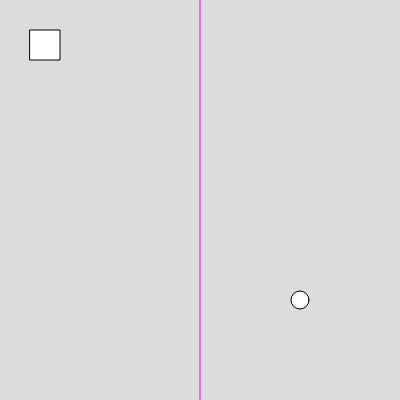
Frame 1 (no input)
Frame 60 (no input): identical to frame 1, image omitted
Frame 120 (the mouse pressed at the canvas centre since frame 60): identical to frame 1, image omitted

The p5.js sketch that drew this single still picture (run headless with seeded random() and noise() and a simulated clock; from frame 60 on, the mouse is pressed at the canvas centre):

// p5.js sketch
// ── sketch.js
let RectX = 30;
let RectY = 30;
let RectR = 30;

let CirkX = 300;
let CirkY = 300;
let CirkR = 18;

let CanvX = 400;
let CanvY = 400;

let bullet = [];

function setup() {
    createCanvas(CanvX, CanvY);
}

function draw() {
  
  function Bullet(PX,PY){
    this.speed = 1.5;
    //PX = player position x
    this.x = PX+30;
    //PY = player position y
    this.y = PY+15;
    this.r = 5;
    
    this.show = function(){
      circle(this.x,this.y,this.r);
    }
    
    this.shoot = function() {
      this.x += this.speed
    }
    this.onScreen = function() {
      return this.x > -this.r && this.x < width+this.r &&
              this.y > -this.r && this.y < height+this.r;
  }
 }

    function rectMove() {
        if (keyIsDown(87)) {
            RectY -= 5;
        }
        if (keyIsDown(68)) {
            RectX += 5;
        }
        if (keyIsDown(83)) {
            RectY += 5;
        }
        if (keyIsDown(65)) {
            RectX -= 5;
        }
    }

    function cirkMove() {
        if (keyIsDown(LEFT_ARROW)) {
            CirkX -= 5;
        }
        if (keyIsDown(RIGHT_ARROW)) {
            CirkX += 5;
        }
        if (keyIsDown(UP_ARROW)) {
            CirkY -= 5;
        }
        if (keyIsDown(DOWN_ARROW)) {
            CirkY += 5;
        }
    }
    function borders(){
        //Stops the rectangle from passing the line
        if(CirkX === 215){
          CirkX += 5;
        }  
        //Stops the rectangle from passing the line
        if(RectX == 175){
          RectX -= 5;
        }
      
        //Stopa skiten från att springa från skärmen
       if(RectX === width-width-5){
           RectX += 5;
       }
       if(CirkX === width-10){
         CirkX -= 5;
       }
      if(RectY === height-height-5){
         RectY += 5;
      }
      if(RectY === height-25){
        RectY -= 5;
      }
      if(CirkY === height-height+10){
        CirkY +=5;
      }
      if(CirkY === height-15){
        CirkY -=5;
      }
    }
  
    
    rectMove();
    cirkMove();
    borders();
    clear();
    background(220);
    stroke(255,0,255);
    line(200, 0, 200, 400);
    stroke(0);
    rect(RectX, RectY, 30, 30 );
    stroke(0);
    circle(CirkX, CirkY, CirkR);
  
  // Rectangle shoots
  //Sätt in detta i en function för more moistness? hitt>> 
    if (keyIsPressed === true && key == 'v'){
      keyIsPressed = false;
      bullet.push(new Bullet(RectX,RectY));
    }
    let keepbullets = []
    for(let i = 0;i < bullet.length;i++){
      bullet[i].shoot();
      if(bullet[i].onScreen()) {
        keepbullets.push(bullet[i]);
        bullet[i].show();
      }
    }
  //Removes bullets thats not on screen
    bullet = keepbullets;
  //<<till hitt
    
}
